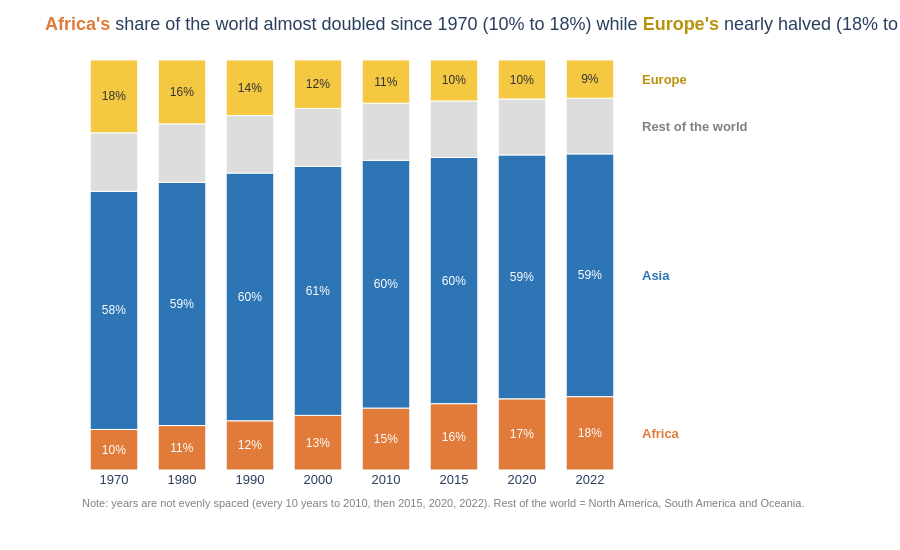

The notebook cell this image was saved under:
### Markdown cell above
**Chart choice & justification:** 100% stacked bar chart

- The question relates to parts of a whole, and 100% stacked bar charts depict the changes in these parts.
- Africa appears at the bottom and Europe at the top, hence making the two largest changes easily comparable.
- Years run from left to right in a sequence. There is a footnote that explains that years are not evenly spaced.
- Percentages are indicated in the bar itself, while labels replace the legend.
- "Rest of the world" is in grey because it is simply background information.

### Code cell
# Q7
# step 1: prep data, group the other three continents and compute shares of each year's world total
named = ['Africa', 'Asia', 'Europe']
grp = df_long.assign(Group=df_long['Continent'].where(df_long['Continent'].isin(named), 'Rest of the world'))
share = grp.groupby(['Year', 'Group'], as_index=False)['Population'].sum()
share['Share'] = share['Population'] / share.groupby('Year')['Population'].transform('sum')
share['Label'] = np.where(share['Group'] == 'Rest of the world', '', share['Share'].map('{:.0%}'.format))
share['Year'] = share['Year'].astype(str)                 # categorical axis: one bar per survey year

s = share.pivot(index='Year', columns='Group', values='Share')
print((s * 100).round(1))

order = ['Africa', 'Asia', 'Rest of the world', 'Europe']   # Africa on the baseline, Europe anchored at 100%
group_colors = {'Africa': ORANGE, 'Asia': BLUE, 'Europe': YELLOW, 'Rest of the world': LIGHT_GREY}

# step 2: plotly express figure
fig = px.bar(
    data_frame=share,
    x='Year', y='Share',
    color='Group',
    text='Label',
    color_discrete_map=group_colors,
    category_orders={'Group': order},
    hover_data={'Label': False, 'Share': ':.1%', 'Population': ':,'},
    template='plotly_white',
    height=550
)

# step 3: customisation
fig.update_traces(textposition='inside', insidetextanchor='middle', textfont=dict(size=12),
                  marker_line_color='white', marker_line_width=1)
fig.update_traces(selector={'name': 'Africa'}, textfont_color='white')
fig.update_traces(selector={'name': 'Asia'}, textfont_color='white')
fig.update_traces(selector={'name': 'Europe'}, textfont_color='#333333')

# direct labels to the right of the 2022 column, centred on each segment
# (x is the category index of the last bar: a numeric-looking string like '2022' would be read as index 2022)
last = s.loc['2022', order].cumsum() - s.loc['2022', order] / 2
label_color = {'Africa': ORANGE, 'Asia': BLUE, 'Europe': '#B8920A', 'Rest of the world': 'grey'}
for g in order:
    fig.add_annotation(x=len(s) - 1, y=last[g], text=f'<b>{g}</b>', showarrow=False,
                       xanchor='left', xshift=50, font=dict(size=13, color=label_color[g]))

fig.add_annotation(xref='paper', yref='paper', x=0, y=-0.1, showarrow=False, xanchor='left',
                   text='Note: years are not evenly spaced (every 10 years to 2010, then 2015, 2020, 2022). Rest of the world = North America, South America and Oceania.',
                   font=dict(size=11, color='grey'))

fig.update_layout(
    title=(f"<span style='color:{ORANGE}'><b>Africa's</b></span> share of the world almost doubled since 1970 "
           f"({s.loc['1970', 'Africa']:.0%} to {s.loc['2022', 'Africa']:.0%}) while "
           f"<span style='color:#B8920A'><b>Europe's</b></span> nearly halved ({s.loc['1970', 'Europe']:.0%} to {s.loc['2022', 'Europe']:.0%})"),
    showlegend=False,
    font=dict(family='Arial', size=13),
    bargap=0.3,
    xaxis=dict(title='', showgrid=False, type='category'),   # year strings would otherwise be read as numbers
    yaxis=dict(visible=False, range=[0, 1]),
    margin=dict(r=150, b=80)
)

fig.show()

### Figure 1 — Plotly figure (JSON) as saved in the notebook; plotly's stock layout.template omitted (floating-point values rounded to 4 significant figures)
{"data": [{"customdata": [["10%", 365444348], ["11%", 481536377], ["12%", 638150629], ["13%", 818946032], ["15%", 1055228072], ["16%", 1201102442], ["17%", 1360671810], ["18%", 1426730932]], "hovertemplate": "Group=Africa<br>Year=%{x}<br>Share=%{y:.1%}<br>Population=%{customdata[1]:,}<extra></extra>", "insidetextanchor": "middle", "legendgroup": "Africa", "marker": {"color": "#E07B39", "line": {"color": "white", "width": 1}, "pattern": {"shape": ""}}, "name": "Africa", "orientation": "v", "showlegend": true, "text": ["10%", "11%", "12%", "13%", "15%", "16%", "17%", "18%"], "textfont": {"color": "white", "size": 12}, "textposition": "inside", "type": "bar", "x": ["1970", "1980", "1990", "2000", "2010", "2015", "2020", "2022"], "xaxis": "x", "y": [0.09893, 0.1084, 0.1201, 0.1332, 0.1511, 0.1618, 0.1736, 0.1789], "yaxis": "y"}, {"customdata": [["58%", 2144906290], ["59%", 2635334228], ["60%", 3210563577], ["61%", 3735089604], ["60%", 4220041327], ["60%", 4458250182], ["59%", 4663086535], ["59%", 4721383274]], "hovertemplate": "Group=Asia<br>Year=%{x}<br>Share=%{y:.1%}<br>Population=%{customdata[1]:,}<extra></extra>", "insidetextanchor": "middle", "legendgroup": "Asia", "marker": {"color": "#2E75B6", "line": {"color": "white", "width": 1}, "pattern": {"shape": ""}}, "name": "Asia", "orientation": "v", "showlegend": true, "text": ["58%", "59%", "60%", "61%", "60%", "60%", "59%", "59%"], "textfont": {"color": "white", "size": 12}, "textposition": "inside", "type": "bar", "x": ["1970", "1980", "1990", "2000", "2010", "2015", "2020", "2022"], "xaxis": "x", "y": [0.5806, 0.5932, 0.6041, 0.6076, 0.6043, 0.6005, 0.5948, 0.5921], "yaxis": "y"}, {"customdata": [["", 527862032], ["", 633002607], ["", 745156662], ["", 866926644], ["", 972901665], ["", 1023921529], ["", 1069700062], ["", 1082151298]], "hovertemplate": "Group=Rest of the world<br>Year=%{x}<br>Share=%{y:.1%}<br>Population=%{customdata[1]:,}<extra></extra>", "insidetextanchor": "middle", "legendgroup": "Rest of the world", "marker": {"color": "#DDDDDD", "line": {"color": "white", "width": 1}, "pattern": {"shape": ""}}, "name": "Rest of the world", "orientation": "v", "showlegend": true, "text": ["", "", "", "", "", "", "", ""], "textfont": {"size": 12}, "textposition": "inside", "type": "bar", "x": ["1970", "1980", "1990", "2000", "2010", "2015", "2020", "2022"], "xaxis": "x", "y": [0.1429, 0.1425, 0.1402, 0.141, 0.1393, 0.1379, 0.1365, 0.1357], "yaxis": "y"}, {"customdata": [["18%", 655923991], ["16%", 692527159], ["14%", 720320797], ["12%", 726093423], ["11%", 735613934], ["10%", 741535608], ["10%", 745792196], ["9%", 743147538]], "hovertemplate": "Group=Europe<br>Year=%{x}<br>Share=%{y:.1%}<br>Population=%{customdata[1]:,}<extra></extra>", "insidetextanchor": "middle", "legendgroup": "Europe", "marker": {"color": "#F5C842", "line": {"color": "white", "width": 1}, "pattern": {"shape": ""}}, "name": "Europe", "orientation": "v", "showlegend": true, "text": ["18%", "16%", "14%", "12%", "11%", "10%", "10%", "9%"], "textfont": {"color": "#333333", "size": 12}, "textposition": "inside", "type": "bar", "x": ["1970", "1980", "1990", "2000", "2010", "2015", "2020", "2022"], "xaxis": "x", "y": [0.1776, 0.1559, 0.1355, 0.1181, 0.1053, 0.09987, 0.09514, 0.0932], "yaxis": "y"}], "layout": {"annotations": [{"font": {"color": "#E07B39", "size": 13}, "showarrow": false, "text": "<b>Africa</b>", "x": 7, "xanchor": "left", "xshift": 50, "y": 0.08947}, {"font": {"color": "#2E75B6", "size": 13}, "showarrow": false, "text": "<b>Asia</b>", "x": 7, "xanchor": "left", "xshift": 50, "y": 0.475}, {"font": {"color": "grey", "size": 13}, "showarrow": false, "text": "<b>Rest of the world</b>", "x": 7, "xanchor": "left", "xshift": 50, "y": 0.8389}, {"font": {"color": "#B8920A", "size": 13}, "showarrow": false, "text": "<b>Europe</b>", "x": 7, "xanchor": "left", "xshift": 50, "y": 0.9534}, {"font": {"color": "grey", "size": 11}, "showarrow": false, "text": "Note: years are not evenly spaced (every 10 years to 2010, then 2015, 2020, 2022). Rest of the world = North America, South America and Oceania.", "x": 0, "xanchor": "left", "xref": "paper", "y": -0.1, "yref": "paper"}], "bargap": 0.3, "barmode": "relative", "font": {"family": "Arial", "size": 13}, "height": 550, "legend": {"title": {"text": "Group"}, "tracegroupgap": 0}, "margin": {"b": 80, "r": 150, "t": 60}, "showlegend": false, "title": {"text": "<span style='color:#E07B39'><b>Africa's</b></span> share of the world almost doubled since 1970 (10% to 18%) while <span style='color:#B8920A'><b>Europe's</b></span> nearly halved (18% to 9%)"}, "xaxis": {"anchor": "y", "domain": [0, 1], "showgrid": false, "title": {"text": ""}, "type": "category"}, "yaxis": {"anchor": "x", "domain": [0, 1], "range": [0, 1], "title": {"text": "Share"}, "visible": false}}}
